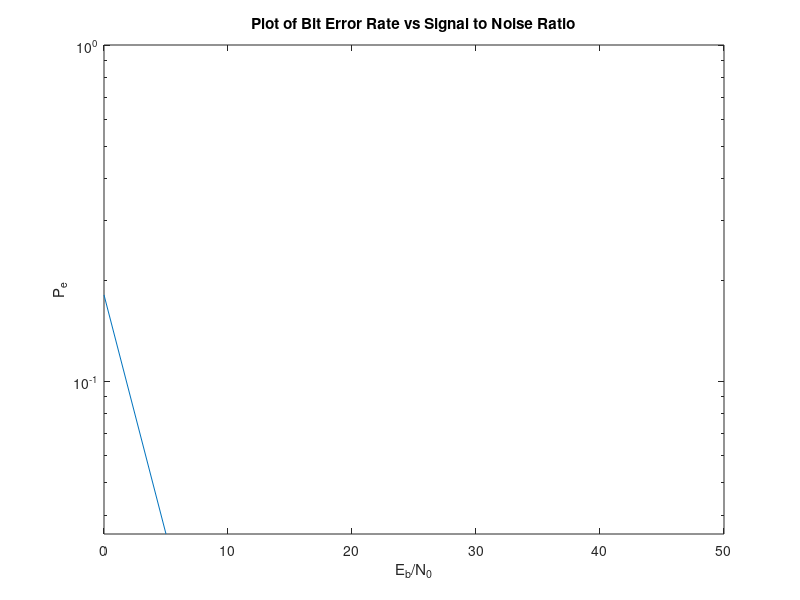

Write the MATLAB code that produced this figure.
%[1-1]
%Generate random binary digits (0 or 1) 
noOfBits = 1024;
inputData = randi([0, 1], [1, noOfBits]);

%[1-2]
%Convert binary digits to +/- 1 (1->+1, 0->-1) => Data for transmission
%Replace 0 to -1
inputData(inputData==0) = -1;

%[1-14]
%Simulation for different SNR values
SNR = 0:5:50; %Loop from 0 to 50 (in multiples of 5)

%[1-6]
%Assume input data has unit power
S=1; 

%[1-16]
bitErrorRate = zeros(1,11); 
SNRvalues = zeros(1,11); 
arrayIndex = 1; 

%bitErrorRate = zeros(1,11); %Initialise an array of 1-by-11 zeros to store error rate
%SNRvalues = zeros(1,11); %Initialise an array of 1-by-11 zeros to store SNR values
%arrayIndex = 1; %To count the array index for storage

for i = SNR %Loop from 0 to 50 (in multiples of 5)
    %[1-11]
    noOfErrors = 0; %Count number of errors for each SNR
    
    %[1-6]
    N=S./(10.^(i./10)); %Obtain noise variance (10log10 = S/N)
    
    %[1-3 && 1-7]
    %AWGN function applys White Gaussian Noise to inputData
    outputSignal = awgn(inputData,i,N); %i=SNR, N=noise variance
    
    %[1-8]
    %Convert outputSignal to 0/1
    %(outputSignal >= 0) -> 1
    %(outputSignal < 0) -> 0
    threshold = 0; 
    outputSignal(outputSignal>=threshold) = 1;
    outputSignal(outputSignal<threshold) = 0;
    
    %[1-9]
    %Conpute bit error rate
    for count=1:noOfBits %Loop from 1 to 1024
        %If inputData > 0 but outputSignal < 0, error
        %If inputData <= 0 but outputSignal >= 0, error
        if (inputData(count) > threshold && outputSignal(count) == 0) || (inputData(count) <= threshold && outputSignal(count) == 1)
            noOfErrors = noOfErrors + 1;
        end
    end
    %[1-16]
    SNRvalues(arrayIndex)=i; %Store current SNR value into array
    bitErrorRate(arrayIndex)= noOfErrors/noOfBits; %Store the bitErrorRate into array
    arrayIndex=arrayIndex+1;
end

%[1-15]
%Plot the results
semilogy(SNRvalues, bitErrorRate);
axis([0 50 -1 1])
title("Plot of Bit Error Rate vs Signal to Noise Ratio");
xlabel('E_{b}/N_{0}') ;
ylabel('P_{e}') ;
